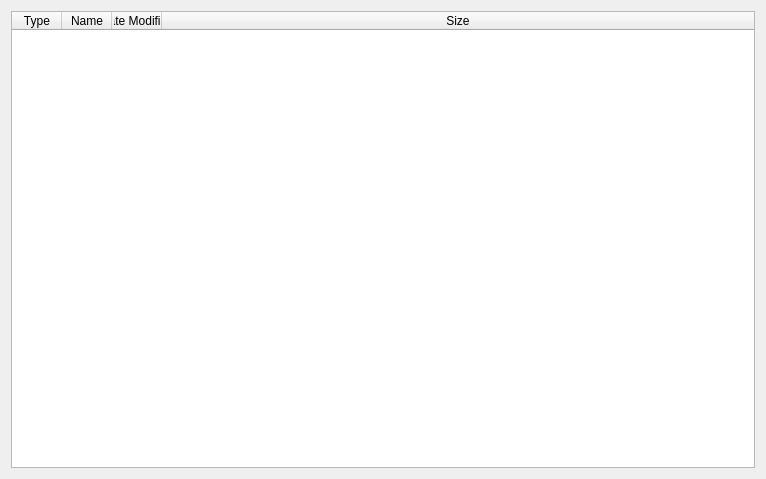
<?xml version="1.0" encoding="UTF-8"?>
<ui version="4.0">
 <class>Form</class>
 <widget class="QWidget" name="Form">
  <property name="geometry">
   <rect>
    <x>0</x>
    <y>0</y>
    <width>766</width>
    <height>479</height>
   </rect>
  </property>
  <property name="windowTitle">
   <string>Form</string>
  </property>
  <property name="windowIcon">
   <iconset resource="../../res.qrc">
    <normaloff>:/icons/assets/logo.png</normaloff>:/icons/assets/logo.png</iconset>
  </property>
  <layout class="QGridLayout" name="gridLayout">
   <item row="0" column="0">
    <widget class="QTableWidget" name="explorerTable">
     <property name="sizePolicy">
      <sizepolicy hsizetype="Expanding" vsizetype="Expanding">
       <horstretch>0</horstretch>
       <verstretch>0</verstretch>
      </sizepolicy>
     </property>
     <property name="focusPolicy">
      <enum>Qt::NoFocus</enum>
     </property>
     <property name="acceptDrops">
      <bool>true</bool>
     </property>
     <property name="frameShape">
      <enum>QFrame::StyledPanel</enum>
     </property>
     <property name="frameShadow">
      <enum>QFrame::Plain</enum>
     </property>
     <property name="lineWidth">
      <number>1</number>
     </property>
     <property name="editTriggers">
      <set>QAbstractItemView::NoEditTriggers</set>
     </property>
     <property name="showDropIndicator" stdset="0">
      <bool>false</bool>
     </property>
     <property name="dragDropOverwriteMode">
      <bool>false</bool>
     </property>
     <property name="alternatingRowColors">
      <bool>false</bool>
     </property>
     <property name="selectionMode">
      <enum>QAbstractItemView::SingleSelection</enum>
     </property>
     <property name="selectionBehavior">
      <enum>QAbstractItemView::SelectRows</enum>
     </property>
     <property name="textElideMode">
      <enum>Qt::ElideMiddle</enum>
     </property>
     <property name="showGrid">
      <bool>false</bool>
     </property>
     <property name="gridStyle">
      <enum>Qt::DotLine</enum>
     </property>
     <property name="sortingEnabled">
      <bool>false</bool>
     </property>
     <property name="wordWrap">
      <bool>false</bool>
     </property>
     <property name="cornerButtonEnabled">
      <bool>true</bool>
     </property>
     <attribute name="horizontalHeaderVisible">
      <bool>true</bool>
     </attribute>
     <attribute name="horizontalHeaderCascadingSectionResizes">
      <bool>true</bool>
     </attribute>
     <attribute name="horizontalHeaderDefaultSectionSize">
      <number>50</number>
     </attribute>
     <attribute name="horizontalHeaderHighlightSections">
      <bool>true</bool>
     </attribute>
     <attribute name="horizontalHeaderShowSortIndicator" stdset="0">
      <bool>false</bool>
     </attribute>
     <attribute name="horizontalHeaderStretchLastSection">
      <bool>true</bool>
     </attribute>
     <attribute name="verticalHeaderVisible">
      <bool>false</bool>
     </attribute>
     <attribute name="verticalHeaderCascadingSectionResizes">
      <bool>false</bool>
     </attribute>
     <column>
      <property name="text">
       <string>Type</string>
      </property>
     </column>
     <column>
      <property name="text">
       <string>Name</string>
      </property>
     </column>
     <column>
      <property name="text">
       <string>Date Modified</string>
      </property>
     </column>
     <column>
      <property name="text">
       <string>Size</string>
      </property>
     </column>
    </widget>
   </item>
  </layout>
 </widget>
 <resources>
  <include location="../../res.qrc"/>
 </resources>
 <connections/>
</ui>
